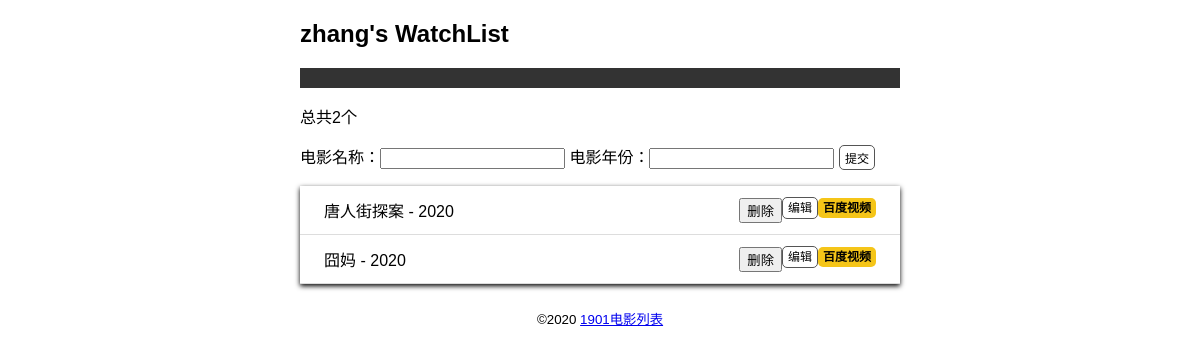
Before: / with the older database file.
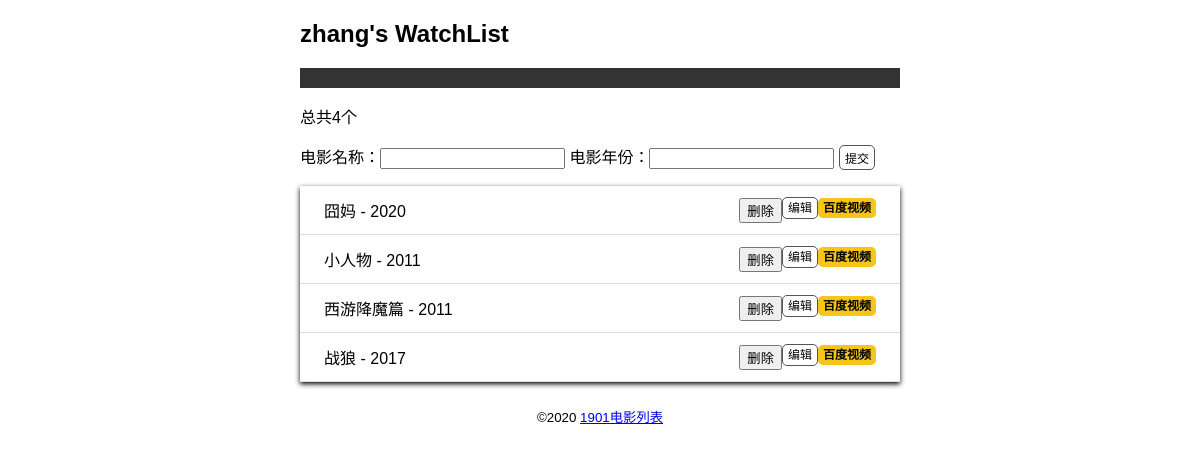
After: the same page with the newer database file.
### app.py (models this page shows)
class User(db.Model):
    id = db.Column(db.Integer,primary_key = True)
    name = db.Column(db.String(20))

class Movies(db.Model):
    id = db.Column(db.Integer,primary_key = True)
    title = db.Column(db.String(20))
    year = db.Column(db.String(4))

### app.py (the view, shortened to what this page needs)
@app.route('/',methods=['GET','POST'])
def index():
    movies = Movies.query.all()
    return render_template('index.html',movies=movies)

### app.py (called while the page is built)
@app.context_processor
def common_user():
    user = User.query.first()
    return dict(user = user)

### templates/index.html
{% extends 'base.html' %}
{% block content %}
<p>总共{{ movies|length }}个</p>
<form action="" method="POST">
    电影名称：<input type="text" name='title' autocapitalize="off">
    电影年份：<input type="text" name='year' autocapitalize='off'>
    <input type="submit" class='btn' name='submit' value="提交">
</form>
<ul class="movie-list">
    {% for movie in movies %}
    <li>{{movie.title}} - {{movie.year}}
        <span class='float-right'>
            <a href="http://v.baidu.com/v?word={{ movie.title }}&ct=301989888&rn=67&pn=0&db=0&s=0&fbl=800&ie=utf-8" class="baidu" target="_blank" title="在百度视频中查找">百度视频</a>
        </span>
        <span class="float-right">
            <a class="btn" href="{{url_for('edit',movie_id=movie.id)}}">编辑</a>
        </span>
        <span class='float-right'>
            <form action="{{url_for('delete',movie_id=movie.id)}}" method='post'>
                <input type="submit" name='delete' value='删除'>
            </form>
        </span>
    </li>
    {% endfor %}
</ul>
{% endblock %}

### templates/base.html (shortened to what this page needs)
<!DOCTYPE html>
<html lang="en">
<head>
    {% block head %}
    <link rel="stylesheet" href="{{url_for('static',filename='css/style.css')}}">
    {% endblock %}
</head>
<body>
    <h2>{{user.name}}'s WatchList
    </h2>
    <nav>
        <ul>
            <li><a href="{{url_for('index')}}"></a></li>
        </ul>
    </nav>
    {% block content %}{% endblock %}
    <footer>
        <small>&copy;2020 <a href="#">1901电影列表</a> </small>
    </footer>
</body>
</html>

### static/css/style.css (style rules this page uses)
body { margin: 0 auto; max-width: 600px; font-size: 16px; font-family: Arial, Helvetica, sans-serif }
footer { columns: #888888; margin-top: 15px; text-align: center; padding: 10px; }
.movie-list { list-style-type:none; padding: 0; margin-bottom: 15px; box-shadow: 0 2px 5px 0 rgba(0,0,0,16); }
.movie-list li { padding: 12px 24px; border-bottom: 1px solid #dddddd; }
nav ul { list-style-type: none; margin: 0; padding: 0; overflow: hidden; background-color: #333333; }
nav li { float: left; }
nav li a { display: block; color: white; text-align: center; padding: 10px 12px; text-decoration: none; }
.float-right { float:right; }
.baidu { font-size: 12px; font-weight: bold; color: black; text-decoration: none; background:#F5c518; border-radius: 5px; padding: 3px 5px; }
.btn { font-size: 12px; padding: 3px 5px; text-decoration: none; cursor: pointer; background-color: white; color: black; border: 1px solid #555555; border-radius:5px; }

Changed rows visible on the page:
removed Movies: title "唐人街探案", year "2020"
added Movies: title "小人物", year "2011"
added Movies: title "西游降魔篇", year "2011"
added Movies: title "战狼", year "2017"
Other visible differences:
{{ movies|length }}: "2" → "4"
